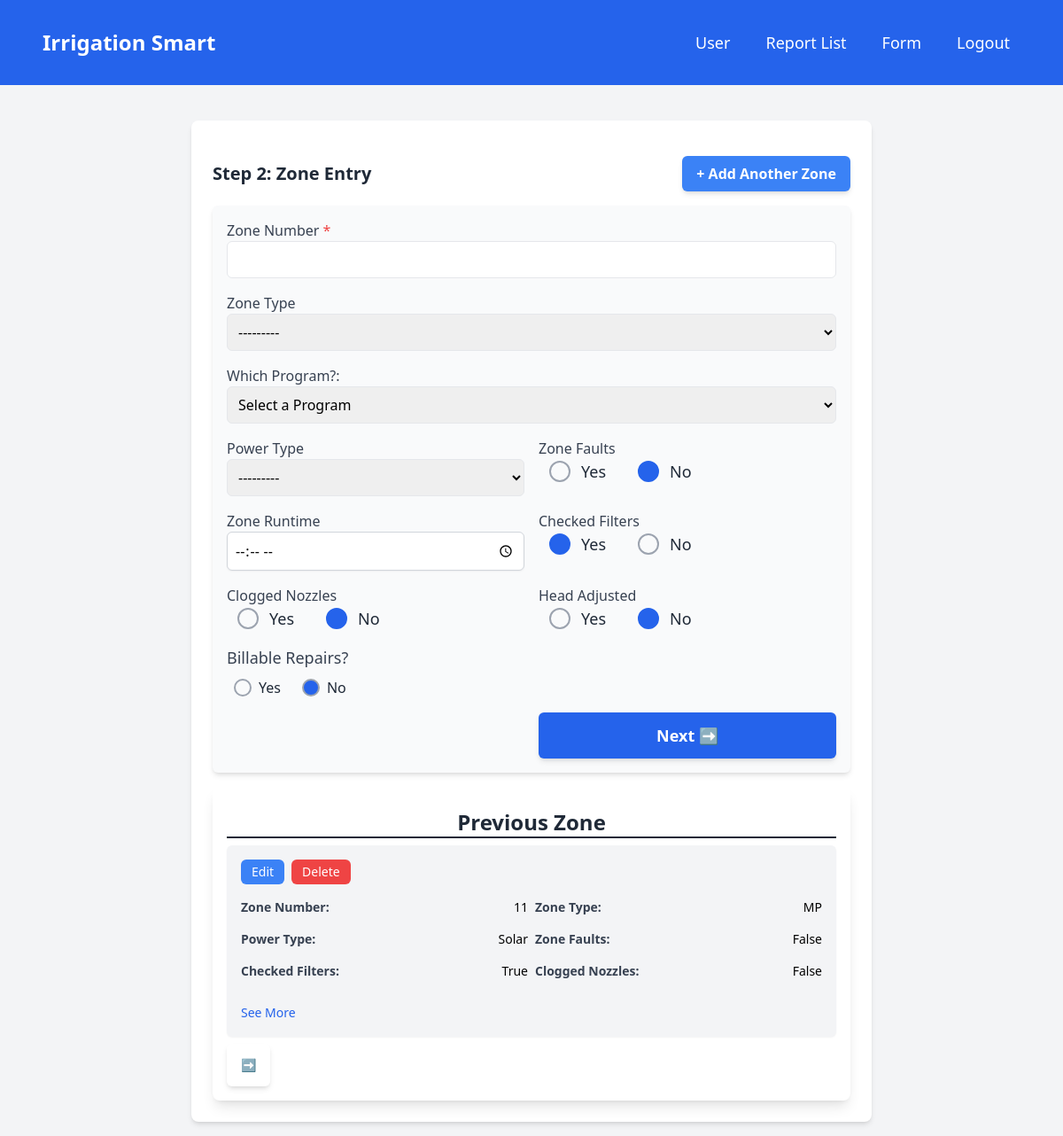
/accounts/step2/ (signed in), run on the app's committed database.
### accounts/models.py (models this page shows)
class IrrigationZone(models.Model):
    report = models.ForeignKey(IrrigationReport, on_delete=models.CASCADE, related_name="zones", null=True, blank=True)
    zone_number = models.IntegerField(null=True, blank=True)
    zone_type = models.CharField(max_length=50, choices=[
        ('Spray', 'Spray'), ('Rotor', 'Rotor'), ('MP', 'MP'), ('Drip', 'Drip'), ('Bubbler', 'Bubbler')
    ], null=True, blank=True)
    program_type = models.CharField(max_length=10, null=True, blank=True)
    run_time_schedule = models.CharField(max_length=255, blank=True, null=True)
    run_days = models.CharField(max_length=255, blank=True, null=True)
    power_type = models.CharField(max_length=50, choices=[('Battery', 'Battery'), ('Solar', 'Solar'), ('Hardwire', 'Hardwire')], blank=True, null=True)
    zone_faults = models.BooleanField(default=False, null=True, blank=True)
    zone_runtime = models.TimeField(default=None, null=True, blank=True)
    checked_filters = models.BooleanField(default=False, null=True, blank=True)
    clogged_nozzles = models.BooleanField(default=False, null=True, blank=True)
    head_adjusted = models.BooleanField(default=False, null=True, blank=True)
    billable_repairs = models.BooleanField(default=False, null=True, blank=True)
    head_broken_6 = models.IntegerField(default=0, null=True, blank=True)
    head_broken_12 = models.IntegerField(default=0, null=True, blank=True)
    broken_riser = models.IntegerField(default=0, null=True, blank=True)
    upgrade_4_popup = models.IntegerField(default=0, null=True, blank=True)
    upgrade_6_popup = models.IntegerField(default=0, null=True, blank=True)
    upgrade_12_popup = models.IntegerField(default=0, null=True, blank=True)
    upgrade_6_rotor = models.IntegerField(default=0, null=True, blank=True)
    upgrade_12_rotor = models.IntegerField(default=0, null=True, blank=True)
    nozzle_mpr = models.IntegerField(default=0, null=True, blank=True)
    nozzle_mp_rotator = models.IntegerField(default=0, null=True, blank=True)
    spray_nozzle_repair = models.BooleanField(default=False, null=True, blank=True)
    dripline_break = models.BooleanField(default=False, null=True, blank=True)
    severe_line_clog = models.BooleanField(default=False, null=True, blank=True)
    lateral_line_break = models.BooleanField(default=False, null=True, blank=True)
    relocation = models.BooleanField(default=False, null=True, blank=True)
    head_raised_lowered_turf = models.BooleanField(default=False, null=True, blank=True)
    head_raised_lowered_shrub = models.BooleanField(default=False, null=True, blank=True)
    damaged_valve_box = models.BooleanField(default=False, null=True, blank=True)
    valve_operating = models.BooleanField(default=False, null=True, blank=True)
    rain_sensor_operating = models.BooleanField(default=False, null=True, blank=True)
    controller_operating = models.BooleanField(default=False, null=True, blank=True)
    additional_labor = models.TextField(blank=True, null=True)

### accounts/views.py (the view)
# urls.py: path('step2/', views.step2, name='step2'),
@login_required
def step2(request, zone_id=None):
    report_id = request.session.get('report_id')
    if not report_id:
        messages.warning(request, "Please complete Step 1 first.")
        return redirect('step1')
    report = IrrigationReport.objects.get(id=report_id)
    current_zone = None
    if "next_button_clicked" in request.POST:
        return redirect('step3')
    if zone_id:
        current_zone = IrrigationZone.objects.filter(id=zone_id, report=report).first()
    if request.method == "POST":
        form = IrrigationZoneForm(request.POST, instance=current_zone,  report=report)
        if form.is_valid():
            zone = form.save(commit=False)
            zone.report = report  # Associate the zone with the report
            if not zone.zone_number:
                messages.warning(request, "Please enter a zone number.")
                return render(request, "step2.html", {"form": form, "report": report})
            existing_zone = IrrigationZone.objects.filter(
                report=report, zone_number=zone.zone_number
            ).exclude(id=zone.id if zone.id else None).first()
            print(f"Checking for existing zone with number: {zone.zone_number}")
            print(f"Existing zone found: {existing_zone}")
            if existing_zone:
                messages.error(request, f"Zone number {zone.zone_number} already exists!")
                return render(request, "step2.html", {"form": form, "report": report})
            zone.save()
            if "next_zone" in request.POST and current_zone:
                next_zone = IrrigationZone.objects.filter(report=report, id__gt=current_zone.id).order_by("id").first()
                if next_zone:
                    return redirect('step2', zone_id=next_zone.id)  # Redirect to the next zone
            elif "prevbtn" in request.POST and current_zone:
                prev_zone = IrrigationZone.objects.filter(report=report, id__lt=current_zone.id).order_by("-id").first()
                if prev_zone:
                    return redirect('step2', zone_id=prev_zone.id)  # Redirect to the previous zone
    else:
        form = IrrigationZoneForm(instance=current_zone, report=report)
    prev_zone = IrrigationZone.objects.filter(report=report).order_by("-id").first() if current_zone else None
    next_zone = IrrigationZone.objects.filter(report=report, id__gt=current_zone.id).order_by("id").first() if current_zone else None
    is_new_zone = current_zone is None
    all_zones = IrrigationZone.objects.filter(report=report)
    print(all_zones)
    return render(
        request,
        "step2.html",
        {
            "form": IrrigationZoneForm(instance=current_zone, report=report),
            "current_zone": current_zone,
            "prev_zone": prev_zone,
            "next_zone": next_zone,
            "zones": all_zones,
            "is_new_zone": is_new_zone,
            "report": report
        },
    )

### accounts/forms.py (called while the page is built)
    def get_program_type_choices(self, report):
        base_choices = [('House', 'House')]
        print(report)
        if report:
            program_count = IrrigationProgram.objects.filter(report=report).count()
            program_choices = [(letter, letter) for letter in string.ascii_uppercase[:program_count]]
            print(program_choices)
            print(program_count)
            print(program_choices + base_choices)
            return program_choices + base_choices
        return base_choices

### accounts/templates/step2.html (shortened to what this page needs)
{% extends 'base.html' %}
{% block content %}
{% load widget_tweaks %}
<link href="https://cdnjs.cloudflare.com/ajax/libs/toastr.js/latest/css/toastr.min.css" rel="stylesheet" />
<div class="max-w-3xl mx-auto bg-white shadow-md rounded-lg p-6 mt-6">
    <form method="post" id="zone-form" class="space-y-4">
        <div class="flex flex-wrap items-center justify-between mb-6">
            <h2 class="text-lg md:text-xl font-semibold text-gray-800 w-full md:w-auto">Step 2: Zone Entry</h2>
            <button type="submit" name="add_another_zone"
                class="text-sm md:text-base py-2 px-4 bg-blue-500 text-white rounded-md font-semibold shadow-md hover:bg-blue-700 w-auto">
                + Add Another Zone
            </button>
        </div>
        <div id="zone-entries">
            <div class="zone-entry bg-gray-50 p-4 rounded-md shadow-md mb-4" data-zone-index="0">
                <div class="grid grid-cols-1 sm:grid-cols-1 gap-4">
                    <div>
                        <label class="text-gray-700 font-medium">Zone Number <span class="text-red-500">*</span></label>
                        {{ form.zone_number|add_class:"w-full p-2 border rounded-md" }}
                    </div>
                    <div>
                        <label class="text-gray-700 font-medium">Zone Type</label>
                        {{ form.zone_type|add_class:"w-full p-2 border rounded-md" }}
                    </div>
                    <div>
                        <label class="text-gray-700 font-medium">Which Program?:</label>
                        {{ form.program_type|add_class:"w-full p-2 border rounded-md" }}
                    </div>
                </div>
                <div class="general-fields  grid grid-cols-1 sm:grid-cols-2 gap-4 mt-4">
                    <div>
                        <label class="text-gray-700 font-medium">Power Type</label>
                        {{ form.power_type|add_class:"w-full p-2 border rounded-md" }}
                    </div>
                    <div>
                        <label class="text-gray-700 font-medium">Zone Faults</label>
                        {{ form.zone_faults|add_class:"w-full" }}
                    </div>
                    <div>
                        <label class="text-gray-700 font-medium">Zone Runtime</label>
                        {{ form.zone_runtime|add_class:"w-full" }}
                    </div>
                    <div>
                        <label class="text-gray-700 font-medium">Checked Filters</label>
                        {{ form.checked_filters|add_class:"w-full" }}
                    </div>
                    <div>
                        <label class="text-gray-700 font-medium">Clogged Nozzles</label>
                        {{ form.clogged_nozzles|add_class:"w-full" }}
                    </div>
                    <div>
                        <label class="text-gray-700 font-medium">Head Adjusted</label>
                        {{ form.head_adjusted|add_class:"w-full" }}
                    </div>
                </div>
                <div class="billable-section  mt-4">
                    <label class="text-lg font-medium text-gray-700">Billable Repairs?</label>
                    <div class="flex space-x-4 mt-2">
                        <label class="flex items-center space-x-2 cursor-pointer">
                            <div class="w-5 h-5 border-2 border-gray-400 rounded-full peer-checked:bg-blue-600"></div>
                            <span class="text-gray-800">Yes</span>
                        </label>
                        <label class="flex items-center space-x-2 cursor-pointer">
                            <div class="w-5 h-5 border-2 border-gray-400 rounded-full peer-checked:bg-blue-600"></div>
                            <span class="text-gray-800">No</span>
                        </label>
                    </div>
                </div>
               <div class="flex flex-col md:flex-row gap-4 mt-4">
                    <button type="submit" name="next_button_clicked"
                        class="w-full md:w-1/2 bg-blue-600 text-white py-3 rounded-md text-lg font-semibold shadow-md hover:bg-green-700">
                        Next ➡️
                    </button>
                </div>
            </div>
        </div>
    </form>
    <form method="post" id="update-zone-form" class="space-y-2 bg-white p-4 rounded-lg shadow-lg">
        {% if zones|length > 0 %}
    <h6 class="text-xl sm:text-4xl md:text-2xl font-extrabold text-gray-800 text-center mt-6 mb-4 border-b-2 border-gray-800 mb-2">
        Previous Zone
    </h6>
    {% endif %}
        {% for zone in zones %}
        <div class="zone-entry-update bg-gray-100 p-4 rounded-md shadow-sm mb-4" id="zone-form-{{ forloop.counter0 }}"
            data-zone-index="{{ forloop.counter0 }}">
            <div class="flex justify-between items-center mb-4">
                <div class="flex space-x-2">
                    <a href="{% url 'edit_zone' zone.id %}"
                        class="bg-blue-500 text-white px-3 py-1 rounded-md text-xs sm:text-sm">Edit</a>
                    <a href="{% url 'delete_zone' zone.id %}"
                        class="bg-red-500 text-white px-3 py-1 rounded-md text-xs sm:text-sm">Delete</a>
                </div>
            </div>
            <div class="zone-info">
                <div class="grid grid-cols-1 sm:grid-cols-2 gap-2 mb-4">
                    <div class="flex justify-between mb-2">
                        <span class="font-semibold text-gray-700 text-xs sm:text-sm">Zone Number:</span>
                        <span class="text-xs sm:text-sm">{{ zone.zone_number }}</span>
                    </div>
                    <div class="flex justify-between mb-2">
                        <span class="font-semibold text-gray-700 text-xs sm:text-sm">Zone Type:</span>
                        <span class="text-xs sm:text-sm">{{ zone.zone_type }}</span>
                    </div>
                    <div class="flex justify-between mb-2">
                        <span class="font-semibold text-gray-700 text-xs sm:text-sm">Power Type:</span>
                        <span class="text-xs sm:text-sm">{{ zone.power_type }}</span>
                    </div>
                    <div class="flex justify-between mb-2">
                        <span class="font-semibold text-gray-700 text-xs sm:text-sm">Zone Faults:</span>
                        <span class="text-xs sm:text-sm">{{ zone.zone_faults }}</span>
                    </div>
                    <div class="flex justify-between mb-2">
                        <span class="font-semibold text-gray-700 text-xs sm:text-sm">Checked Filters:</span>
                        <span class="text-xs sm:text-sm">{{ zone.checked_filters }}</span>
                    </div>
                    <div class="flex justify-between mb-2">
                        <span class="font-semibold text-gray-700 text-xs sm:text-sm">Clogged Nozzles:</span>
                        <span class="text-xs sm:text-sm">{{ zone.clogged_nozzles }}</span>
                    </div>
                </div>
                <div class="more-info">
                    <button type="button" class="text-blue-600 text-xs sm:text-sm"
                        onclick="toggleMoreInfo(event, {{ forloop.counter0 }})">See More</button>
                </div>
            </div>
        </div>
        {% endfor %}
<div class="flex justify-between mt-6">
    <button type="button" id="next-button"
        class="w-1/4 sm:w-auto text-white py-2 px-4 text-sm rounded-md font-semibold shadow-md hover:bg-blue-100 sm:mb-0 h-12">
        ➡️
    </button>
</div>
    </form>
</div>
{% endblock %}

### data on the page
IrrigationZone: zone_number "11", zone_type "MP", power_type "Solar", zone_faults "False", checked_filters "True", clogged_nozzles "False"

### other printed values
{{ option.label }} "Yes" "No" "Yes" "No" "Yes" "No" "Yes" "No"
